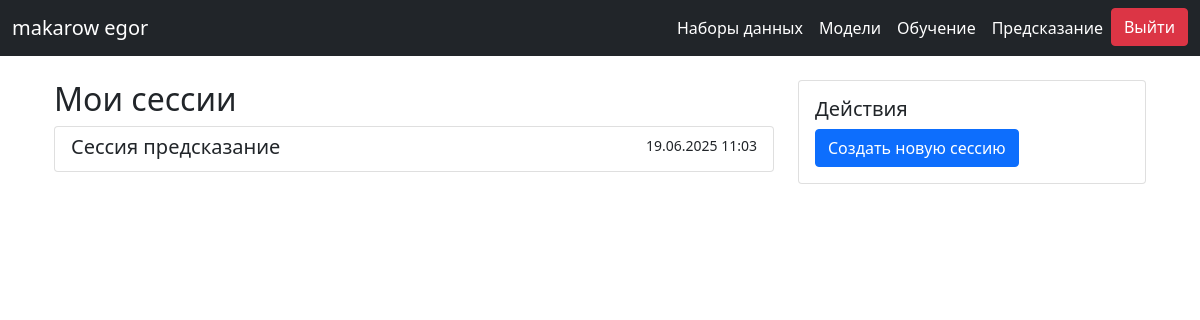
Screenshot of /predicting/predictions/ (signed in) with the database file from the repository.
### accounts/models.py (models this page shows, shortened)
class CustomUser(AbstractBaseUser, PermissionsMixin):
    first_name = models.CharField('first name', max_length=30)
    last_name = models.CharField('last name', max_length=30)
    patronymic = models.CharField('patronymic', max_length=30, blank=True)
    email = models.EmailField('email address', unique=True)
    is_active = models.BooleanField('active', default=True)
    is_staff = models.BooleanField('staff status', default=False)
    is_superuser = models.BooleanField('superuser status', default=False)
    date_joined = models.DateTimeField('date joined', default=timezone.now)
    USERNAME_FIELD = 'email'
    REQUIRED_FIELDS = ['first_name', 'last_name']
    objects = CustomUserManager()
    def get_full_name(self):
        return f"{self.last_name} {self.first_name} {self.patronymic}".strip()

### predict/models.py (models this page shows, shortened)
class PredictSession(models.Model):
    STATUS_CHOICES = [
        ('pending', 'Ожидает'),
        ('running', 'Выполняется'),
        ('completed', 'Завершено'),
        ('failed', 'Ошибка'),
    ]
    user = models.ForeignKey(
        settings.AUTH_USER_MODEL,
        on_delete=models.CASCADE,
        related_name='predictions',
        default=1
    )
    progress = models.FloatField(default=0)
    title = models.CharField(max_length=255, default="Новая сессия предсказаний")
    dataset = models.ForeignKey(DataFile, on_delete=models.CASCADE)
    model = models.ForeignKey(TrainingSession, on_delete=models.CASCADE)
    creation_date = models.DateTimeField(default=timezone.now)
    status = models.CharField(max_length=10, choices=STATUS_CHOICES, default='pending')
    logs = models.TextField(blank=True)
    results_file = models.FileField(upload_to='predictions/', null=True, blank=True)
    def get_absolute_url(self):
        return reverse('prediction_detail', kwargs={'pk': self.pk})

### predict/views.py (the view)
# urls.py: path('predictions/', predict_views.sessions_list, name='predict_sessions_list'),
@login_required
def sessions_list(request):
    sessions = PredictSession.objects.filter(user=request.user).order_by('-creation_date')
    return render(request, 'predictions/list.html', {'sessions': sessions})

### predict/templates/predictions/list.html
{% extends "base.html" %}
{% block content %}
<div class="container">
    <div class="row">
        <div class="col-md-8">
            <h2>Мои сессии</h2>
            <div class="list-group">
                {% for session in sessions %}
                <a href="{{ session.get_absolute_url }}" class="list-group-item list-group-item-action">
                    <div class="d-flex w-100 justify-content-between">
                        <h5 class="mb-1">{{ session.title }}</h5>
                        <small>{{ session.creation_date|date:"d.m.Y H:i" }}</small>
                    </div>
                </a>
                {% empty %}
                <div class="alert alert-info">Нет созданных моделей</div>
                {% endfor %}
            </div>
        </div>
        <div class="col-md-4">
            <div class="card">
                <div class="card-body">
                    <h5 class="card-title">Действия</h5>
                    <a href="{% url 'create_session' %}" class="btn btn-primary btn-block">
                        Создать новую сессию
                    </a>
                </div>
            </div>
        </div>
    </div>
</div>
{% endblock %}

### datasets/templates/base.html (shortened to what this page needs)
<!DOCTYPE html>
<html lang="ru">
<head>
    <link href="https://cdn.jsdelivr.net/npm/bootstrap@5.1.3/dist/css/bootstrap.min.css" rel="stylesheet">
</head>
<body>
    <header class="bg-dark text-white">
        <nav class="navbar navbar-expand-lg navbar-dark bg-dark">
            <div class="container-fluid">
                {% if user.is_authenticated %}
                    <a class="navbar-brand text-white" href="{% url 'dataset_list' %}">
                        {{ user.get_full_name|default:user.email }}
                    </a>
                {% else %}
                    <a class="navbar-brand text-white" href="{% url 'dataset_list' %}">DataSets Manager</a>
                {% endif %}
                <div class="collapse navbar-collapse" id="navbarNav">
                    <ul class="navbar-nav ms-auto">
                        <li class="nav-item">
                            <a class="nav-link text-white" href="{% url 'dataset_list' %}">Наборы данных</a>
                        </li>
                        <li class="nav-item">
                            <a class="nav-link text-white" href="{% url 'model_list' %}">Модели</a>
                        </li>
                        <li class="nav-item">
                            <a class="nav-link text-white" href="{% url 'session_list' %}">Обучение</a>
                        </li>
                        <li class="nav-item">
                            <a class="nav-link text-white" href="{% url 'predict_sessions_list' %}">Предсказание</a>
                        </li>
                        {% if user.is_authenticated %}
                            <li class="nav-item">
                                <a href="{% url 'logout' %}" class="btn btn-danger btn-block">
                                    Выйти
                                </a>
                            </li>
                        {% endif %}
                    </ul>
                </div>
            </div>
        </nav>
    </header>
    <div class="container mt-4">
        {% block content %}{% endblock %}
    </div>
</body>
</html>

### rows the page displays
CustomUser: get_full_name "makarow egor"
PredictSession: title "Сессия предсказание", creation_date "19.06.2025 11:03"
